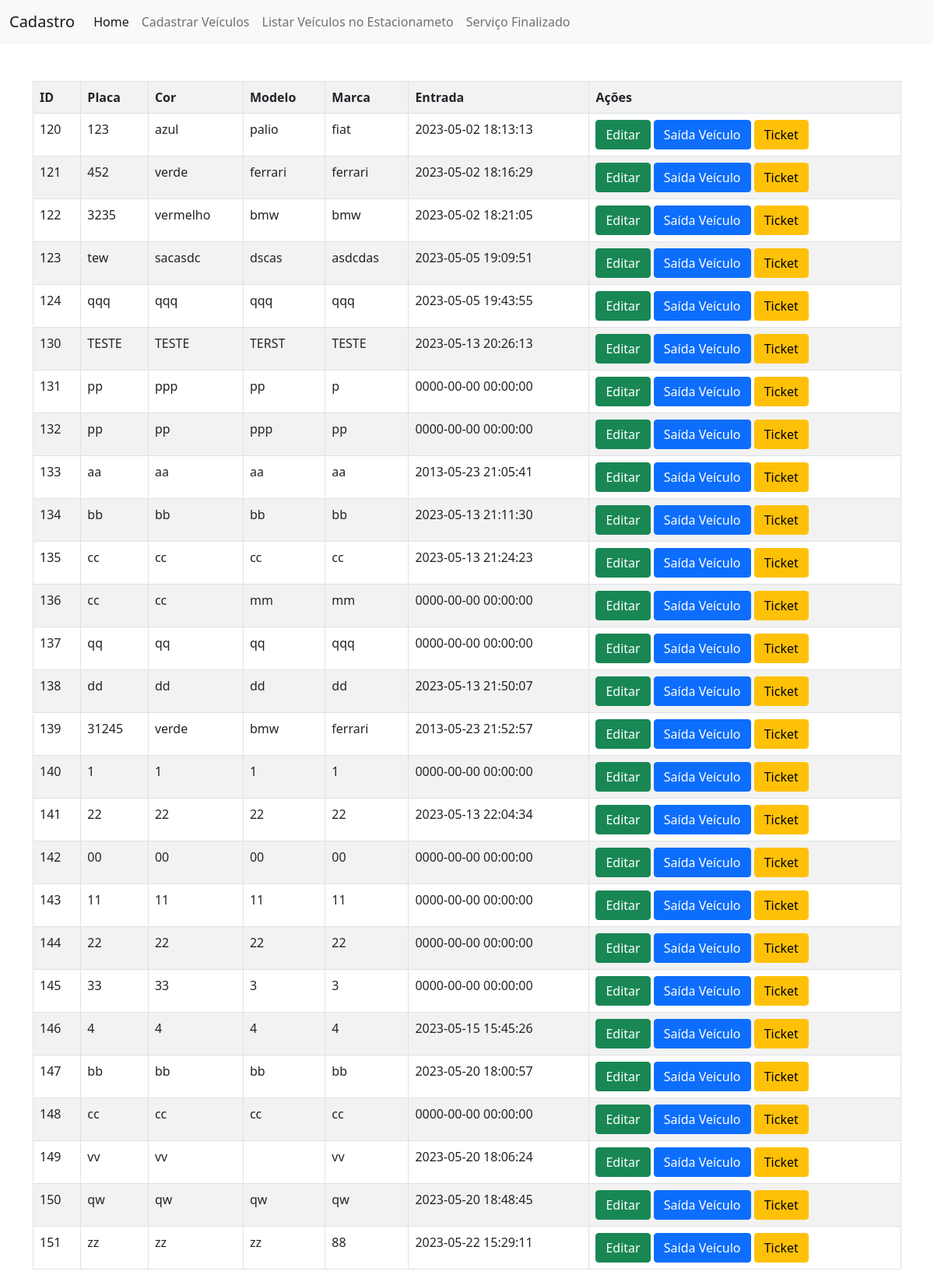
Page /view/telaUsuario.php?page=saida on the committed database.
### tables this page shows
CREATE TABLE `horarios` (
  `id` int(11) NOT NULL,
  `entrada` datetime DEFAULT NULL,
  `placa` varchar(220) NOT NULL,
  `cor` varchar(220) NOT NULL,
  `modelo` varchar(220) NOT NULL,
  `marca` varchar(220) NOT NULL,
  `data_cadastro` timestamp NOT NULL DEFAULT current_timestamp() ON UPDATE current_timestamp(),
  `saida` datetime DEFAULT NULL,
  `lojaConv` varchar(220) NOT NULL
);

### model/listarVeiculo.php (the view)
<?php
   include_once '../controller/config.php';
   $sql = "SELECT * FROM horarios";
   $res = $conn->query($sql);
   $qtd = $res->num_rows;
   if($qtd > 0){
       print "<table class='table table-hover table-striped table-bordered'>";
       print "<tr>";
           print "<th>ID</th>";
           print "<th>Placa</th>";
           print "<th>Cor</th>";
           print "<th>Modelo</th>";
           print "<th>Marca</th>";
           print "<th>Entrada</th>";
           print "<th>Ações</th>";
           print "</tr>";
       while($row = $res->fetch_object()){
           print "<tr>";
           print "<td>".$row->id."</td>";
           print  "<td>".$row->placa."</td>";
           print  "<td>".$row->cor."</td>";
           print  "<td>".$row->modelo."</td>";
           print  "<td>".$row->marca."</td>";
           print  "<td>".$row->entrada."</td>";
           print "<td>
                       <button onclick=\"location.href='?page=editar&id=".$row->id."';\"
                        class='btn btn-success'>Editar</button>
                       <button onclick=\"if(confirm ('Tem certeza que deseja realizar a saída ?')){
                           location.href='?page=salvar&acao=saida&id=".$row->id."';
                       }else{false}\"
                       class='btn btn-primary'>Saída Veículo</button>
                       <button onclick=\"if(confirm ('Ticket do veículo!!')){
                        location.href='?page=salvar&acao=ticket&id=".$row->id."';
                    }else{false}\"
                    class='btn btn-warning'>Ticket</button>
                   </td>";
           print "</tr>";
       }
       print "</table>";
       }else{
           print "<p class= 'alert alert-danger'>Não foi encontrado resultados!</p>";
       }
?>

### view/telaUsuario.php (shortened to what this page needs)
<!DOCTYPE html>
<html lang="pt-BR">
  <head>
    <link href="https://cdn.jsdelivr.net/npm/bootstrap@5.1.3/dist/css/bootstrap.min.css" rel="stylesheet">
  </head>
  <body>
  <nav class="navbar navbar-expand-lg navbar-light bg-light">
  <div class="container-fluid">
    <a class="navbar-brand" href="#">Cadastro</a>
    <div class="collapse navbar-collapse" id="navbarNav">
      <ul class="navbar-nav">
        <li class="nav-item">
          <a class="nav-link active" aria-current="page" href="index.php">Home</a>
        </li>
        <li class="nav-item">
          <a class="nav-link" href="?page=cadastrarVeiculo">Cadastrar Veículos</a>
        </li>
        <li class="nav-item">
          <a class="nav-link" href="?page=listarVeiculoEstacinamento">Listar Veículos no Estacionameto</a>
        </li>
        <li class="nav-item">
          <a class="nav-link" href="?page=historicoVeiculo">Serviço Finalizado</a>
        </li>
      </ul>
    </div>
  </div>
</nav>
<div class="container">
    <div class="row">
        <div class="col mt-5">
        <?php
           switch (@$_REQUEST["page"]) {
            case 'saida':
                include("../model/listarVeiculo.php");
                break;
    }
 ?>
</div>
</div>
  </body>
</html>

### rows in the picture
horarios: id "120", placa "123", cor "azul", modelo "palio", marca "fiat", entrada "2023-05-02 18:13:13"
horarios: id "121", placa "452", cor "verde", modelo "ferrari", marca "ferrari", entrada "2023-05-02 18:16:29"
horarios: id "122", placa "3235", cor "vermelho", modelo "bmw", marca "bmw", entrada "2023-05-02 18:21:05"
horarios: id "123", placa "tew", cor "sacasdc", modelo "dscas", marca "asdcdas", entrada "2023-05-05 19:09:51"
horarios: id "124", placa "qqq", cor "qqq", modelo "qqq", marca "qqq", entrada "2023-05-05 19:43:55"
horarios: id "130", placa "TESTE", cor "TESTE", modelo "TERST", marca "TESTE", entrada "2023-05-13 20:26:13"
horarios: id "131", placa "pp", cor "ppp", modelo "pp", marca "p", entrada "0000-00-00 00:00:00"
horarios: id "132", placa "pp", cor "pp", modelo "ppp", marca "pp", entrada "0000-00-00 00:00:00"
horarios: id "133", placa "aa", cor "aa", modelo "aa", marca "aa", entrada "2013-05-23 21:05:41"
horarios: id "134", placa "bb", cor "bb", modelo "bb", marca "bb", entrada "2023-05-13 21:11:30"
horarios: id "135", placa "cc", cor "cc", modelo "cc", marca "cc", entrada "2023-05-13 21:24:23"
horarios: id "136", placa "cc", cor "cc", modelo "mm", marca "mm", entrada "0000-00-00 00:00:00"
horarios: id "137", placa "qq", cor "qq", modelo "qq", marca "qqq", entrada "0000-00-00 00:00:00"
horarios: id "138", placa "dd", cor "dd", modelo "dd", marca "dd", entrada "2023-05-13 21:50:07"
horarios: id "139", placa "31245", cor "verde", modelo "bmw", marca "ferrari", entrada "2013-05-23 21:52:57"
horarios: id "140", placa "1", cor "1", modelo "1", marca "1", entrada "0000-00-00 00:00:00"
horarios: id "141", placa "22", cor "22", modelo "22", marca "22", entrada "2023-05-13 22:04:34"
horarios: id "142", placa "00", cor "00", modelo "00", marca "00", entrada "0000-00-00 00:00:00"
horarios: id "143", placa "11", cor "11", modelo "11", marca "11", entrada "0000-00-00 00:00:00"
horarios: id "144", placa "22", cor "22", modelo "22", marca "22", entrada "0000-00-00 00:00:00"
horarios: id "145", placa "33", cor "33", modelo "3", marca "3", entrada "0000-00-00 00:00:00"
horarios: id "146", placa "4", cor "4", modelo "4", marca "4", entrada "2023-05-15 15:45:26"
horarios: id "147", placa "bb", cor "bb", modelo "bb", marca "bb", entrada "2023-05-20 18:00:57"
horarios: id "148", placa "cc", cor "cc", modelo "cc", marca "cc", entrada "0000-00-00 00:00:00"
horarios: id "149", placa "vv", cor "vv", marca "vv", entrada "2023-05-20 18:06:24"
horarios: id "150", placa "qw", cor "qw", modelo "qw", marca "qw", entrada "2023-05-20 18:48:45"
horarios: id "151", placa "zz", cor "zz", modelo "zz", marca "88", entrada "2023-05-22 15:29:11"
